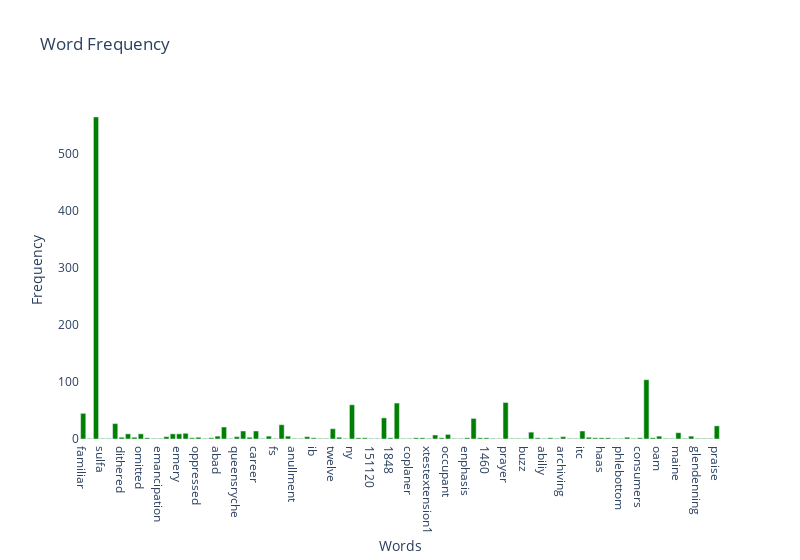

Here is the notebook cell this chart was saved with:
### Markdown cell above
### >>> **Exercise 14 (take home):** 
The chart above contains all the vocabulary, and it's computationally intensive to both compute and visualize. Can you efficiently reduce the number of terms you want to visualize as an exercise.

### Code cell
# Answer here
df_tf_sample = df_tf.sample(n=100)

data = {
    "type" : "bar",
    "x" : df_tf_sample.loc[:,'term'],
    "y" : df_tf_sample.loc[:,'frequency'],
    "marker" : {"color": "green"}
}

layout = {
  "title": "Word Frequency", 
  "width": 800, 
  "yaxis": {
    "title": "Frequency", 
    "gridcolor": "white"
  }, 
  "xaxis": {
    "title": "Words", 
    "gridcolor": "white",
    "type": "category"
  }, 
  "dragmode":"zoom",
  "plot_bgcolor": "white", 
  "paper_bgcolor": "white"
}

fig = go.FigureWidget(data=[data], layout = layout)
fig.show()

# This time, we sample 100 terms into the visualization. We can hover on certain bars to get more information on the term.

### Figure 1 — Plotly figure (JSON) as saved in the notebook; plotly's stock layout.template omitted (floating-point values rounded to 4 significant figures)
{"data": [{"marker": {"color": "green"}, "type": "bar", "uid": "f31c69ab-3bb8-4254-8462-f58c5c91ca7f", "x": ["familiar", "graphi", "image", "sulfa", "02154", "judged", "dithered", "mushrooms", "kilmer", "omitted", "justifying", "93apr6095951", "emancipation", "assays", "pepper", "emery", "earliest", "manifest", "oppressed", "mclark", "risky", "abad", "stored", "dreadful", "queensryche", "hitachi", "rastek", "career", "miff", "holonet", "fs", "separation", "jk87377", "anullment", "mcgwier", "kierkegaard", "ib", "cmf", "zealous", "twelve", "chiropracty", "hussien", "ny", "tor", "kuryakin", "151120", "5366", "healta", "1848", "night", "___________________________________________________", "coplaner", "blinding", "freemasonry", "xtestextension1", "understandable", "voicenet", "occupant", "remarque", "gbr", "enphasis", "introduction", "faxes", "1460", "gloss", "8123", "prayer", "hesitation", "photoshopii", "buzz", "garbage", "034226", "abiliy", "endure", "paired", "archiving", "dillon", "_semantics", "itc", "receptive", "tsh", "haas", "dedicate", "1ql8ekinn635", "phlebottom", "cho", "homophobia", "consumers", "create", "morale", "oam", "buggier", "_________________________________________________________________", "maine", "gonzage", "breathing", "glendenning", "aa00449", "0306", "praise"], "y": [45, 1, 565, 1, 1, 27, 3, 9, 3, 9, 2, 1, 1, 4, 9, 9, 10, 2, 3, 1, 2, 5, 21, 1, 4, 14, 3, 14, 1, 5, 1, 25, 5, 1, 1, 4, 2, 1, 1, 18, 3, 1, 60, 2, 2, 1, 1, 37, 2, 63, 1, 1, 2, 2, 1, 7, 2, 8, 1, 1, 2, 36, 2, 2, 1, 1, 64, 1, 1, 1, 12, 2, 1, 2, 1, 4, 1, 1, 14, 3, 2, 2, 2, 1, 1, 3, 1, 2, 104, 2, 5, 1, 1, 11, 1, 5, 1, 1, 1, 23]}], "layout": {"dragmode": "zoom", "paper_bgcolor": "white", "plot_bgcolor": "white", "title": {"text": "Word Frequency"}, "width": 800, "xaxis": {"gridcolor": "white", "title": {"text": "Words"}, "type": "category"}, "yaxis": {"gridcolor": "white", "title": {"text": "Frequency"}}}}
